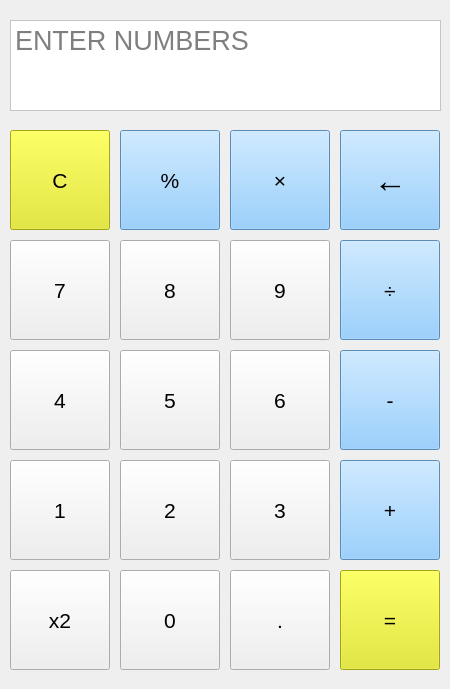
<?xml version="1.0" encoding="UTF-8"?>
<ui version="4.0">
 <class>MainWindow</class>
 <widget class="QMainWindow" name="MainWindow">
  <property name="geometry">
   <rect>
    <x>0</x>
    <y>0</y>
    <width>450</width>
    <height>689</height>
   </rect>
  </property>
  <property name="font">
   <font>
    <pointsize>8</pointsize>
   </font>
  </property>
  <property name="windowTitle">
   <string>ADITHYAN'S CALCULATOR</string>
  </property>
  <widget class="QWidget" name="centralwidget">
   <property name="styleSheet">
    <string notr="true"/>
   </property>
   <widget class="QTextBrowser" name="calcDisplay">
    <property name="geometry">
     <rect>
      <x>10</x>
      <y>20</y>
      <width>431</width>
      <height>91</height>
     </rect>
    </property>
    <property name="font">
     <font>
      <family>MS UI Gothic</family>
      <pointsize>20</pointsize>
      <weight>50</weight>
      <italic>false</italic>
      <bold>false</bold>
     </font>
    </property>
    <property name="styleSheet">
     <string notr="true">background-color: white;
font: 20pt &quot;MS UI Gothic&quot;;
</string>
    </property>
    <property name="lineWrapColumnOrWidth">
     <number>1</number>
    </property>
    <property name="readOnly">
     <bool>false</bool>
    </property>
    <property name="html">
     <string>&lt;!DOCTYPE HTML PUBLIC &quot;-//W3C//DTD HTML 4.0//EN&quot; &quot;http://www.w3.org/TR/REC-html40/strict.dtd&quot;&gt;
&lt;html&gt;&lt;head&gt;&lt;meta name=&quot;qrichtext&quot; content=&quot;1&quot; /&gt;&lt;style type=&quot;text/css&quot;&gt;
p, li { white-space: pre-wrap; }
&lt;/style&gt;&lt;/head&gt;&lt;body style=&quot; font-family:'MS UI Gothic'; font-size:20pt; font-weight:400; font-style:normal;&quot;&gt;
&lt;p align=&quot;center&quot; style=&quot;-qt-paragraph-type:empty; margin-top:0px; margin-bottom:0px; margin-left:0px; margin-right:0px; -qt-block-indent:0; text-indent:0px; font-family:'MS Shell Dlg 2'; font-size:7.8pt;&quot;&gt;&lt;br /&gt;&lt;/p&gt;&lt;/body&gt;&lt;/html&gt;</string>
    </property>
    <property name="acceptRichText">
     <bool>true</bool>
    </property>
    <property name="placeholderText">
     <string>ENTER NUMBERS</string>
    </property>
   </widget>
   <widget class="QPushButton" name="btn7">
    <property name="geometry">
     <rect>
      <x>10</x>
      <y>240</y>
      <width>100</width>
      <height>100</height>
     </rect>
    </property>
    <property name="font">
     <font>
      <pointsize>16</pointsize>
     </font>
    </property>
    <property name="text">
     <string>7</string>
    </property>
   </widget>
   <widget class="QPushButton" name="btn8">
    <property name="geometry">
     <rect>
      <x>120</x>
      <y>240</y>
      <width>100</width>
      <height>100</height>
     </rect>
    </property>
    <property name="font">
     <font>
      <pointsize>16</pointsize>
     </font>
    </property>
    <property name="text">
     <string>8</string>
    </property>
   </widget>
   <widget class="QPushButton" name="btn9">
    <property name="geometry">
     <rect>
      <x>230</x>
      <y>240</y>
      <width>100</width>
      <height>100</height>
     </rect>
    </property>
    <property name="font">
     <font>
      <pointsize>16</pointsize>
     </font>
    </property>
    <property name="text">
     <string>9</string>
    </property>
   </widget>
   <widget class="QPushButton" name="btnDiv">
    <property name="geometry">
     <rect>
      <x>340</x>
      <y>240</y>
      <width>100</width>
      <height>100</height>
     </rect>
    </property>
    <property name="font">
     <font>
      <pointsize>16</pointsize>
     </font>
    </property>
    <property name="styleSheet">
     <string notr="true">background-color: rgb(124, 194, 255);</string>
    </property>
    <property name="text">
     <string>÷</string>
    </property>
   </widget>
   <widget class="QPushButton" name="btn4">
    <property name="geometry">
     <rect>
      <x>10</x>
      <y>350</y>
      <width>100</width>
      <height>100</height>
     </rect>
    </property>
    <property name="font">
     <font>
      <pointsize>16</pointsize>
     </font>
    </property>
    <property name="text">
     <string>4</string>
    </property>
   </widget>
   <widget class="QPushButton" name="btnMinus">
    <property name="geometry">
     <rect>
      <x>340</x>
      <y>350</y>
      <width>100</width>
      <height>100</height>
     </rect>
    </property>
    <property name="font">
     <font>
      <pointsize>16</pointsize>
     </font>
    </property>
    <property name="styleSheet">
     <string notr="true">background-color: rgb(124, 194, 255);</string>
    </property>
    <property name="text">
     <string>-</string>
    </property>
   </widget>
   <widget class="QPushButton" name="btn6">
    <property name="geometry">
     <rect>
      <x>230</x>
      <y>350</y>
      <width>100</width>
      <height>100</height>
     </rect>
    </property>
    <property name="font">
     <font>
      <pointsize>16</pointsize>
     </font>
    </property>
    <property name="text">
     <string>6</string>
    </property>
   </widget>
   <widget class="QPushButton" name="btn5">
    <property name="geometry">
     <rect>
      <x>120</x>
      <y>350</y>
      <width>100</width>
      <height>100</height>
     </rect>
    </property>
    <property name="font">
     <font>
      <pointsize>16</pointsize>
     </font>
    </property>
    <property name="text">
     <string>5</string>
    </property>
   </widget>
   <widget class="QPushButton" name="btn2">
    <property name="geometry">
     <rect>
      <x>120</x>
      <y>460</y>
      <width>100</width>
      <height>100</height>
     </rect>
    </property>
    <property name="font">
     <font>
      <pointsize>16</pointsize>
     </font>
    </property>
    <property name="text">
     <string>2</string>
    </property>
   </widget>
   <widget class="QPushButton" name="btn1">
    <property name="geometry">
     <rect>
      <x>10</x>
      <y>460</y>
      <width>100</width>
      <height>100</height>
     </rect>
    </property>
    <property name="font">
     <font>
      <pointsize>16</pointsize>
     </font>
    </property>
    <property name="text">
     <string>1</string>
    </property>
   </widget>
   <widget class="QPushButton" name="btn3">
    <property name="geometry">
     <rect>
      <x>230</x>
      <y>460</y>
      <width>100</width>
      <height>100</height>
     </rect>
    </property>
    <property name="font">
     <font>
      <pointsize>16</pointsize>
     </font>
    </property>
    <property name="text">
     <string>3</string>
    </property>
   </widget>
   <widget class="QPushButton" name="btnPlus">
    <property name="geometry">
     <rect>
      <x>340</x>
      <y>460</y>
      <width>100</width>
      <height>100</height>
     </rect>
    </property>
    <property name="font">
     <font>
      <pointsize>16</pointsize>
     </font>
    </property>
    <property name="styleSheet">
     <string notr="true">background-color: rgb(124, 194, 255);</string>
    </property>
    <property name="text">
     <string>+</string>
    </property>
   </widget>
   <widget class="QPushButton" name="btnEqual">
    <property name="geometry">
     <rect>
      <x>340</x>
      <y>570</y>
      <width>100</width>
      <height>100</height>
     </rect>
    </property>
    <property name="font">
     <font>
      <pointsize>16</pointsize>
     </font>
    </property>
    <property name="styleSheet">
     <string notr="true">background-color: rgb(227, 231, 18);</string>
    </property>
    <property name="text">
     <string>=</string>
    </property>
   </widget>
   <widget class="QPushButton" name="btnSquare">
    <property name="geometry">
     <rect>
      <x>10</x>
      <y>570</y>
      <width>100</width>
      <height>100</height>
     </rect>
    </property>
    <property name="font">
     <font>
      <pointsize>16</pointsize>
     </font>
    </property>
    <property name="text">
     <string>x2</string>
    </property>
   </widget>
   <widget class="QPushButton" name="btn0">
    <property name="geometry">
     <rect>
      <x>120</x>
      <y>570</y>
      <width>100</width>
      <height>100</height>
     </rect>
    </property>
    <property name="font">
     <font>
      <pointsize>16</pointsize>
     </font>
    </property>
    <property name="text">
     <string>0</string>
    </property>
   </widget>
   <widget class="QPushButton" name="btnDot">
    <property name="geometry">
     <rect>
      <x>230</x>
      <y>570</y>
      <width>100</width>
      <height>100</height>
     </rect>
    </property>
    <property name="font">
     <font>
      <pointsize>16</pointsize>
     </font>
    </property>
    <property name="text">
     <string>.</string>
    </property>
   </widget>
   <widget class="QPushButton" name="btnClear">
    <property name="geometry">
     <rect>
      <x>10</x>
      <y>130</y>
      <width>100</width>
      <height>100</height>
     </rect>
    </property>
    <property name="font">
     <font>
      <pointsize>16</pointsize>
     </font>
    </property>
    <property name="styleSheet">
     <string notr="true">background-color: rgb(227, 231, 18);</string>
    </property>
    <property name="text">
     <string>C</string>
    </property>
   </widget>
   <widget class="QPushButton" name="btnBack">
    <property name="geometry">
     <rect>
      <x>340</x>
      <y>130</y>
      <width>100</width>
      <height>100</height>
     </rect>
    </property>
    <property name="font">
     <font>
      <pointsize>25</pointsize>
      <weight>50</weight>
      <italic>false</italic>
      <bold>false</bold>
     </font>
    </property>
    <property name="styleSheet">
     <string notr="true">background-color: rgb(124, 194, 255);</string>
    </property>
    <property name="text">
     <string>←</string>
    </property>
   </widget>
   <widget class="QPushButton" name="btnMult">
    <property name="geometry">
     <rect>
      <x>230</x>
      <y>130</y>
      <width>100</width>
      <height>100</height>
     </rect>
    </property>
    <property name="font">
     <font>
      <pointsize>16</pointsize>
     </font>
    </property>
    <property name="styleSheet">
     <string notr="true">background-color: rgb(124, 194, 255);</string>
    </property>
    <property name="text">
     <string>×</string>
    </property>
   </widget>
   <widget class="QPushButton" name="btnPercent">
    <property name="geometry">
     <rect>
      <x>120</x>
      <y>130</y>
      <width>100</width>
      <height>100</height>
     </rect>
    </property>
    <property name="font">
     <font>
      <pointsize>16</pointsize>
     </font>
    </property>
    <property name="styleSheet">
     <string notr="true">background-color: rgb(124, 194, 255);</string>
    </property>
    <property name="text">
     <string>%</string>
    </property>
   </widget>
  </widget>
 </widget>
 <resources/>
 <connections/>
</ui>
